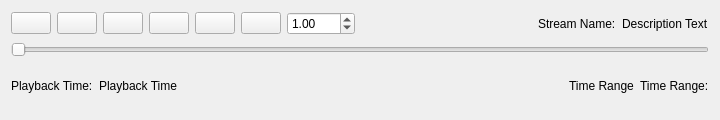
<?xml version="1.0" encoding="UTF-8"?>
<ui version="4.0">
 <author>Geoff Lawler</author>
 <class>messageStreamPlaybackForm</class>
 <widget class="QWidget" name="messageStreamPlaybackForm">
  <property name="geometry">
   <rect>
    <x>0</x>
    <y>0</y>
    <width>720</width>
    <height>120</height>
   </rect>
  </property>
  <property name="windowTitle">
   <string>Form</string>
  </property>
  <layout class="QGridLayout" name="gridLayout">
   <item row="0" column="0">
    <layout class="QVBoxLayout" name="verticalLayout_2">
     <item>
      <layout class="QVBoxLayout" name="verticalLayout">
       <property name="spacing">
        <number>6</number>
       </property>
       <item>
        <layout class="QHBoxLayout" name="horizontalLayout" stretch="0,0,0,0,0,0,0,0,0">
         <property name="sizeConstraint">
          <enum>QLayout::SetMinimumSize</enum>
         </property>
         <item>
          <widget class="QPushButton" name="rewindToStartButton">
           <property name="toolTip">
            <string>Rewind to start of data</string>
           </property>
           <property name="statusTip">
            <string>Rewind to start of data</string>
           </property>
           <property name="whatsThis">
            <string>Rewind to start of data</string>
           </property>
           <property name="text">
            <string/>
           </property>
           <property name="icon">
            <iconset resource="../data/qtResources/QMessageStreamPlaybackWidget.qrc">
             <normaloff>:/buttonImages/resources/gtk-media-previous-ltr.png</normaloff>:/buttonImages/resources/gtk-media-previous-ltr.png</iconset>
           </property>
          </widget>
         </item>
         <item>
          <widget class="QPushButton" name="rewindButton">
           <property name="toolTip">
            <string>View stream in reverse direction at current rate  (or click again to double current rate)</string>
           </property>
           <property name="statusTip">
            <string>View stream in reverse direction at current rate  (or click again to double current rate)</string>
           </property>
           <property name="whatsThis">
            <string>Go backward in time at current rate</string>
           </property>
           <property name="text">
            <string/>
           </property>
           <property name="icon">
            <iconset resource="../data/qtResources/QMessageStreamPlaybackWidget.qrc">
             <normaloff>:/buttonImages/resources/gtk-media-forward-rtl.png</normaloff>:/buttonImages/resources/gtk-media-forward-rtl.png</iconset>
           </property>
          </widget>
         </item>
         <item>
          <widget class="QPushButton" name="playButton">
           <property name="toolTip">
            <string>Play in forward direction at normal rate</string>
           </property>
           <property name="statusTip">
            <string>Play in forward direction at normal rate</string>
           </property>
           <property name="whatsThis">
            <string>Play in forward direction at normal rate</string>
           </property>
           <property name="text">
            <string/>
           </property>
           <property name="icon">
            <iconset resource="../data/qtResources/QMessageStreamPlaybackWidget.qrc">
             <normaloff>:/buttonImages/resources/gtk-media-play-ltr.png</normaloff>:/buttonImages/resources/gtk-media-play-ltr.png</iconset>
           </property>
          </widget>
         </item>
         <item>
          <widget class="QPushButton" name="pauseButton">
           <property name="toolTip">
            <string>Pause/Unpause playback</string>
           </property>
           <property name="statusTip">
            <string>Pause/Unpause playback</string>
           </property>
           <property name="whatsThis">
            <string>Pause/Unpause playback</string>
           </property>
           <property name="text">
            <string/>
           </property>
           <property name="icon">
            <iconset resource="../data/qtResources/QMessageStreamPlaybackWidget.qrc">
             <normaloff>:/buttonImages/resources/gtk-media-pause.png</normaloff>:/buttonImages/resources/gtk-media-pause.png</iconset>
           </property>
          </widget>
         </item>
         <item>
          <widget class="QPushButton" name="forwardButton">
           <property name="toolTip">
            <string>View stream in forward direction at current rate (or click again to double current rate)</string>
           </property>
           <property name="statusTip">
            <string>View stream in forward direction at current rate (or click again to double current rate)</string>
           </property>
           <property name="whatsThis">
            <string>Go forward in time at current rate</string>
           </property>
           <property name="text">
            <string/>
           </property>
           <property name="icon">
            <iconset resource="../data/qtResources/QMessageStreamPlaybackWidget.qrc">
             <normaloff>:/buttonImages/resources/gtk-media-forward-ltr.png</normaloff>:/buttonImages/resources/gtk-media-forward-ltr.png</iconset>
           </property>
          </widget>
         </item>
         <item>
          <widget class="QPushButton" name="forwardToEndButton">
           <property name="toolTip">
            <string>Jump to end of playback data or the live stream</string>
           </property>
           <property name="statusTip">
            <string>Jump to end of playback data or the live stream</string>
           </property>
           <property name="whatsThis">
            <string>Jump to end of playback data or the live stream</string>
           </property>
           <property name="text">
            <string/>
           </property>
           <property name="icon">
            <iconset resource="../data/qtResources/QMessageStreamPlaybackWidget.qrc">
             <normaloff>:/buttonImages/resources/gtk-media-previous-rtl.png</normaloff>:/buttonImages/resources/gtk-media-previous-rtl.png</iconset>
           </property>
          </widget>
         </item>
         <item>
          <widget class="QDoubleSpinBox" name="streamRateSpinBox">
           <property name="toolTip">
            <string>Set playback rate</string>
           </property>
           <property name="statusTip">
            <string>Set playback rate</string>
           </property>
           <property name="whatsThis">
            <string>Set playback rate</string>
           </property>
           <property name="accelerated">
            <bool>true</bool>
           </property>
           <property name="correctionMode">
            <enum>QAbstractSpinBox::CorrectToNearestValue</enum>
           </property>
           <property name="keyboardTracking">
            <bool>false</bool>
           </property>
           <property name="minimum">
            <double>-100.000000000000000</double>
           </property>
           <property name="maximum">
            <double>100.000000000000000</double>
           </property>
           <property name="singleStep">
            <double>0.500000000000000</double>
           </property>
           <property name="value">
            <double>1.000000000000000</double>
           </property>
          </widget>
         </item>
         <item>
          <spacer name="horizontalSpacer_3">
           <property name="orientation">
            <enum>Qt::Horizontal</enum>
           </property>
           <property name="sizeHint" stdset="0">
            <size>
             <width>40</width>
             <height>20</height>
            </size>
           </property>
          </spacer>
         </item>
         <item>
          <layout class="QHBoxLayout" name="horizontalLayout_2">
           <item>
            <widget class="QLabel" name="label">
             <property name="text">
              <string>Stream Name:</string>
             </property>
            </widget>
           </item>
           <item>
            <widget class="QLabel" name="descriptionLabel">
             <property name="toolTip">
              <string>Connected Message Stream Description</string>
             </property>
             <property name="statusTip">
              <string>Connected Message Stream Description</string>
             </property>
             <property name="whatsThis">
              <string>Connected Message Stream Description</string>
             </property>
             <property name="text">
              <string>Description Text</string>
             </property>
            </widget>
           </item>
          </layout>
         </item>
        </layout>
       </item>
       <item>
        <widget class="QSlider" name="playbackSlider">
         <property name="enabled">
          <bool>true</bool>
         </property>
         <property name="toolTip">
          <string>Drag and drop to desired playback location</string>
         </property>
         <property name="statusTip">
          <string>Drag and drop to desired playback location</string>
         </property>
         <property name="whatsThis">
          <string>Drag and drop to desired playback location</string>
         </property>
         <property name="orientation">
          <enum>Qt::Horizontal</enum>
         </property>
         <property name="invertedAppearance">
          <bool>false</bool>
         </property>
         <property name="invertedControls">
          <bool>false</bool>
         </property>
         <property name="tickPosition">
          <enum>QSlider::NoTicks</enum>
         </property>
        </widget>
       </item>
      </layout>
     </item>
     <item>
      <layout class="QHBoxLayout" name="horizontalLayout_5">
       <item>
        <layout class="QHBoxLayout" name="horizontalLayout_3">
         <item>
          <widget class="QLabel" name="label_2">
           <property name="text">
            <string>Playback Time:</string>
           </property>
          </widget>
         </item>
         <item>
          <widget class="QLabel" name="playbackTimeLabel">
           <property name="text">
            <string>Playback Time</string>
           </property>
          </widget>
         </item>
        </layout>
       </item>
       <item>
        <spacer name="horizontalSpacer_2">
         <property name="orientation">
          <enum>Qt::Horizontal</enum>
         </property>
         <property name="sizeHint" stdset="0">
          <size>
           <width>40</width>
           <height>20</height>
          </size>
         </property>
        </spacer>
       </item>
       <item>
        <layout class="QHBoxLayout" name="horizontalLayout_4">
         <item>
          <widget class="QLabel" name="label_4">
           <property name="text">
            <string>Time Range</string>
           </property>
          </widget>
         </item>
         <item>
          <widget class="QLabel" name="playbackRangeLabel">
           <property name="text">
            <string>Time Range:</string>
           </property>
          </widget>
         </item>
        </layout>
       </item>
      </layout>
     </item>
    </layout>
   </item>
  </layout>
 </widget>
 <resources>
  <include location="../data/qtResources/QMessageStreamPlaybackWidget.qrc"/>
 </resources>
 <connections/>
 <designerdata>
  <property name="gridDeltaX">
   <number>10</number>
  </property>
  <property name="gridDeltaY">
   <number>10</number>
  </property>
  <property name="gridSnapX">
   <bool>true</bool>
  </property>
  <property name="gridSnapY">
   <bool>true</bool>
  </property>
  <property name="gridVisible">
   <bool>true</bool>
  </property>
 </designerdata>
 <slots>
  <signal>playbackPaused()</signal>
  <signal>playbackNormal()</signal>
  <signal>playbackReversed()</signal>
  <signal>playbackForward()</signal>
  <signal>rewoundToStartOfPlayback()</signal>
  <signal>forwardedToEndOfPlayback()</signal>
  <signal>streamRateSet(double)</signal>
  <signal>currentTimestampUpdated(watcher::Timestamp)</signal>
  <signal>messageStreamDirectionChange()</signal>
  <slot>pausePlayback()</slot>
  <slot>normalPlayback()</slot>
  <slot>reversePlayback()</slot>
  <slot>forwardPlayback()</slot>
  <slot>rewindToStartOfPlayback()</slot>
  <slot>forwardToEndOfPlayback()</slot>
  <slot>playbackSetSpeed(double)</slot>
  <slot>setStreamPlaybackTimeFromSlider()</slot>
  <slot>messageStreamConnected(bool)</slot>
 </slots>
</ui>
